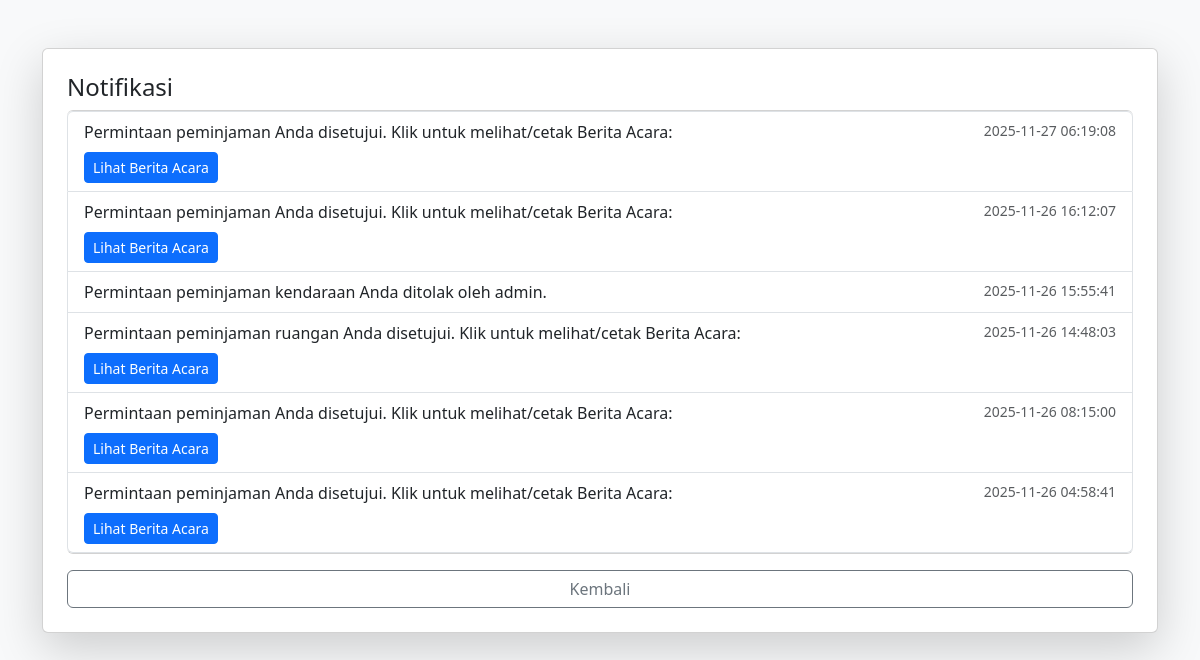
The app's page /pages/notifications.php (signed in) with its own data.
### tables this page shows
CREATE TABLE `notifications` (
  `id` int(11) NOT NULL,
  `id_user` int(11) NOT NULL,
  `message` text NOT NULL,
  `is_read` tinyint(1) NOT NULL DEFAULT 0,
  `created_at` timestamp NOT NULL DEFAULT current_timestamp(),
  `id_peminjaman` int(11) DEFAULT NULL
);

### pages/notifications.php (the view, shortened to what this page needs)
<?php
include_once('../koneksi.php');
$username = $_SESSION['username'];
$stmt = $con->prepare("SELECT id FROM user WHERE username = ?");
$stmt->bind_param("s", $username);
$stmt->execute();
$user = $stmt->get_result()->fetch_assoc();
$uid = $user['id'];
$BASE = "/PinjamRuanganKendaraan";
$con->query("CREATE TABLE IF NOT EXISTS notifications (
    id INT AUTO_INCREMENT PRIMARY KEY,
    id_user INT,
    message TEXT,
    is_read TINYINT(1) DEFAULT 0,
    created_at TIMESTAMP DEFAULT CURRENT_TIMESTAMP
) ENGINE=InnoDB DEFAULT CHARSET=utf8mb4");
$notifs = $con->query("SELECT * FROM notifications WHERE id_user = " . intval($uid) . " ORDER BY created_at DESC");
?>
<!doctype html>
<html>
<head>
  <link href="https://cdn.jsdelivr.net/npm/bootstrap@5.3.0/dist/css/bootstrap.min.css" rel="stylesheet">
</head>
<body class="bg-light">
<div class="container mt-5">
  <div class="card p-4 shadow-lg">
    <h4>Notifikasi</h4>
    <?php if ($notifs->num_rows == 0): ?>
      <p class="text-muted">Tidak ada notifikasi.</p>
    <?php else: ?>
      <ul class="list-group">
        <?php while ($n = $notifs->fetch_assoc()): ?>
          <?php
            $msg = $n['message'];
            $url = null;
            if (preg_match('#pdf-kembali\/\d{4}\/[A-Za-z0-9_\-\.]+\.pdf#i', $msg, $m)) {
                $relative = $m[0];
                $url = $BASE . "/" . $relative;
            }
            $displayMsg = preg_replace('#https?://[^\s]+#i', '', $msg);
          ?>
          <li class="list-group-item">
            <div class="d-flex justify-content-between align-items-start">
              <div>
                <?= nl2br(htmlspecialchars(trim($displayMsg))) ?>
                <?php if ($url): ?>
                  <div class="mt-2">
                    <button type="button"
                      class="btn btn-sm btn-primary view-pdf-btn"
                      data-url="<?= htmlspecialchars($url) ?>">
                      Lihat Berita Acara
                    </button>
                  </div>
                <?php endif; ?>
              </div>
              <small class="text-muted ms-3"><?= $n['created_at'] ?></small>
            </div>
          </li>
        <?php endwhile; ?>
      </ul>
    <?php endif; ?>
    <?php
    $backLink = '../index.php';
    ?>
    <a href="<?= htmlspecialchars($backLink) ?>" class="btn btn-outline-secondary mt-3">Kembali</a>
  </div>
</div>
</body>
</html>

### records on screen
notifications: message "Permintaan peminjaman Anda disetujui. Klik untuk melihat/cetak Berita Acara:", created_at "2025-11-27 06:19:08"
notifications: message "Permintaan peminjaman Anda disetujui. Klik untuk melihat/cetak Berita Acara:", created_at "2025-11-26 16:12:07"
notifications: message "Permintaan peminjaman kendaraan Anda ditolak oleh admin.", created_at "2025-11-26 15:55:41"
notifications: message "Permintaan peminjaman ruangan Anda disetujui. Klik untuk melihat/cetak Berita Acara:", created_at "2025-11-26 14:48:03"
notifications: message "Permintaan peminjaman Anda disetujui. Klik untuk melihat/cetak Berita Acara:", created_at "2025-11-26 08:15:00"
notifications: message "Permintaan peminjaman Anda disetujui. Klik untuk melihat/cetak Berita Acara:", created_at "2025-11-26 04:58:41"
